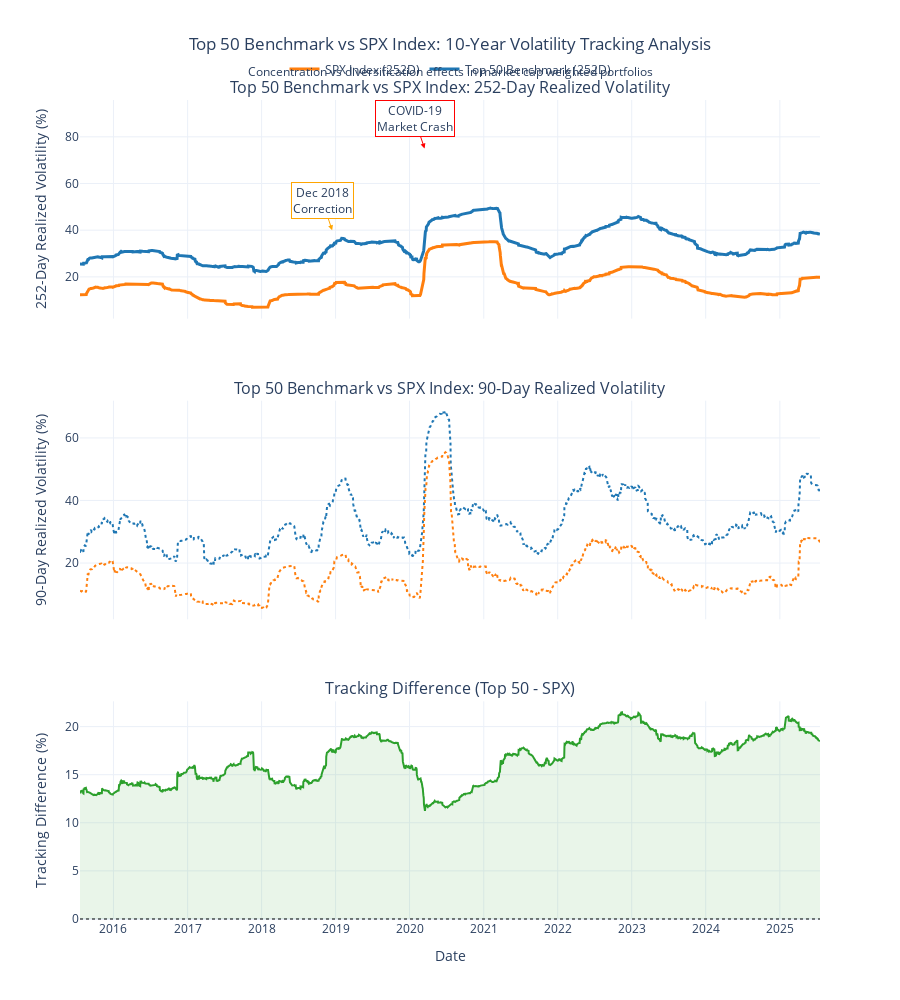

Here is the notebook cell this chart was saved with:
### Markdown cell above
#### Create Clean Two-Line Volatility Chart

### Code cell
# Create the main comparison chart
fig = make_subplots(
    rows=3, cols=1,
    subplot_titles=[
        'Top 50 Benchmark vs SPX Index: 252-Day Realized Volatility',
        'Top 50 Benchmark vs SPX Index: 90-Day Realized Volatility',
        'Tracking Difference (Top 50 - SPX)'
    ],
    vertical_spacing=0.1,
    shared_xaxes=True
)

# Colors
top50_color = '#1f77b4'  # Blue
spx_color = '#ff7f0e'    # Orange
diff_color = '#2ca02c'   # Green

# Plot 1: 252-day comparison
if len(comparison_252d) > 0:
    fig.add_trace(
        go.Scatter(
            x=comparison_252d['date'],
            y=comparison_252d['top50_benchmark_vol'],
            mode='lines',
            name='Top 50 Benchmark (252D)',
            line=dict(color=top50_color, width=3),
            hovertemplate='<b>Top 50 Benchmark</b><br>Date: %{x}<br>252D Vol: %{y:.2f}%<extra></extra>'
        ),
        row=1, col=1
    )
    
    fig.add_trace(
        go.Scatter(
            x=comparison_252d['date'],
            y=comparison_252d['spx_vol'],
            mode='lines',
            name='SPX Index (252D)',
            line=dict(color=spx_color, width=3),
            hovertemplate='<b>SPX Index</b><br>Date: %{x}<br>252D Vol: %{y:.2f}%<extra></extra>'
        ),
        row=1, col=1
    )

# Plot 2: 90-day comparison
if len(comparison_90d) > 0:
    fig.add_trace(
        go.Scatter(
            x=comparison_90d['date'],
            y=comparison_90d['top50_benchmark_vol'],
            mode='lines',
            name='Top 50 Benchmark (90D)',
            line=dict(color=top50_color, width=2, dash='dot'),
            hovertemplate='<b>Top 50 Benchmark</b><br>Date: %{x}<br>90D Vol: %{y:.2f}%<extra></extra>',
            showlegend=False
        ),
        row=2, col=1
    )
    
    fig.add_trace(
        go.Scatter(
            x=comparison_90d['date'],
            y=comparison_90d['spx_vol'],
            mode='lines',
            name='SPX Index (90D)',
            line=dict(color=spx_color, width=2, dash='dot'),
            hovertemplate='<b>SPX Index</b><br>Date: %{x}<br>90D Vol: %{y:.2f}%<extra></extra>',
            showlegend=False
        ),
        row=2, col=1
    )

# Plot 3: Tracking difference
if len(comparison_252d) > 0:
    tracking_diff = comparison_252d['top50_benchmark_vol'] - comparison_252d['spx_vol']
    
    fig.add_trace(
        go.Scatter(
            x=comparison_252d['date'],
            y=tracking_diff,
            mode='lines',
            name='Tracking Difference',
            line=dict(color=diff_color, width=2),
            fill='tonexty',
            fillcolor='rgba(44, 160, 44, 0.1)',
            hovertemplate='<b>Tracking Difference</b><br>Date: %{x}<br>Top50 - SPX: %{y:.2f}%<extra></extra>',
            showlegend=False
        ),
        row=3, col=1
    )
    
    # Add zero line for tracking difference
    fig.add_hline(y=0, line_dash="dot", line_color="black", opacity=0.5, row=3, col=1)

# Add market event annotations
fig.add_annotation(
    x='2020-03-15', y=75,
    text="COVID-19<br>Market Crash",
    showarrow=True,
    arrowhead=2,
    arrowcolor="red",
    bgcolor="rgba(255,255,255,0.9)",
    bordercolor="red",
    row=1, col=1
)

fig.add_annotation(
    x='2018-12-15', y=40,
    text="Dec 2018<br>Correction",
    showarrow=True,
    arrowhead=2,
    arrowcolor="orange",
    bgcolor="rgba(255,255,255,0.9)",
    bordercolor="orange",
    row=1, col=1
)

# Update layout
fig.update_layout(
    title={
        'text': 'Top 50 Benchmark vs SPX Index: 10-Year Volatility Tracking Analysis<br>' +
                '<sub>Concentration vs diversification effects in market cap weighted portfolios</sub>',
        'x': 0.5,
        'xanchor': 'center'
    },
    height=1000,
    template='plotly_white',
    legend=dict(
        orientation="h",
        yanchor="bottom",
        y=1.02,
        xanchor="center",
        x=0.5
    )
)

# Update axis labels
fig.update_yaxes(title_text="252-Day Realized Volatility (%)", row=1, col=1)
fig.update_yaxes(title_text="90-Day Realized Volatility (%)", row=2, col=1)
fig.update_yaxes(title_text="Tracking Difference (%)", row=3, col=1)
fig.update_xaxes(title_text="Date", row=3, col=1)

fig.show()

### Figure 1 — Plotly figure (JSON) as saved in the notebook; plotly's stock layout.template omitted (floating-point values rounded to 4 significant figures; data arrays with more than 128 entries replaced by an {"elided": "..."} marker saying what was removed)
{"data": [{"hovertemplate": "<b>Top 50 Benchmark</b><br>Date: %{x}<br>252D Vol: %{y:.2f}%<extra></extra>", "line": {"color": "#1f77b4", "width": 3}, "mode": "lines", "name": "Top 50 Benchmark (252D)", "type": "scatter", "x": {"elided": "2515 str values"}, "xaxis": "x", "y": {"elided": "2515 float values"}, "yaxis": "y"}, {"hovertemplate": "<b>SPX Index</b><br>Date: %{x}<br>252D Vol: %{y:.2f}%<extra></extra>", "line": {"color": "#ff7f0e", "width": 3}, "mode": "lines", "name": "SPX Index (252D)", "type": "scatter", "x": {"elided": "2515 str values"}, "xaxis": "x", "y": {"elided": "2515 float values"}, "yaxis": "y"}, {"hovertemplate": "<b>Top 50 Benchmark</b><br>Date: %{x}<br>90D Vol: %{y:.2f}%<extra></extra>", "line": {"color": "#1f77b4", "dash": "dot", "width": 2}, "mode": "lines", "name": "Top 50 Benchmark (90D)", "showlegend": false, "type": "scatter", "x": {"elided": "2515 str values"}, "xaxis": "x2", "y": {"elided": "2515 float values"}, "yaxis": "y2"}, {"hovertemplate": "<b>SPX Index</b><br>Date: %{x}<br>90D Vol: %{y:.2f}%<extra></extra>", "line": {"color": "#ff7f0e", "dash": "dot", "width": 2}, "mode": "lines", "name": "SPX Index (90D)", "showlegend": false, "type": "scatter", "x": {"elided": "2515 str values"}, "xaxis": "x2", "y": {"elided": "2515 float values"}, "yaxis": "y2"}, {"fill": "tonexty", "fillcolor": "rgba(44, 160, 44, 0.1)", "hovertemplate": "<b>Tracking Difference</b><br>Date: %{x}<br>Top50 - SPX: %{y:.2f}%<extra></extra>", "line": {"color": "#2ca02c", "width": 2}, "mode": "lines", "name": "Tracking Difference", "showlegend": false, "type": "scatter", "x": {"elided": "2515 str values"}, "xaxis": "x3", "y": {"elided": "2515 float values"}, "yaxis": "y3"}], "layout": {"annotations": [{"font": {"size": 16}, "showarrow": false, "text": "Top 50 Benchmark vs SPX Index: 252-Day Realized Volatility", "x": 0.5, "xanchor": "center", "xref": "paper", "y": 1, "yanchor": "bottom", "yref": "paper"}, {"font": {"size": 16}, "showarrow": false, "text": "Top 50 Benchmark vs SPX Index: 90-Day Realized Volatility", "x": 0.5, "xanchor": "center", "xref": "paper", "y": 0.6333, "yanchor": "bottom", "yref": "paper"}, {"font": {"size": 16}, "showarrow": false, "text": "Tracking Difference (Top 50 - SPX)", "x": 0.5, "xanchor": "center", "xref": "paper", "y": 0.2667, "yanchor": "bottom", "yref": "paper"}, {"arrowcolor": "red", "arrowhead": 2, "bgcolor": "rgba(255,255,255,0.9)", "bordercolor": "red", "showarrow": true, "text": "COVID-19<br>Market Crash", "x": "2020-03-15", "xref": "x", "y": 75, "yref": "y"}, {"arrowcolor": "orange", "arrowhead": 2, "bgcolor": "rgba(255,255,255,0.9)", "bordercolor": "orange", "showarrow": true, "text": "Dec 2018<br>Correction", "x": "2018-12-15", "xref": "x", "y": 40, "yref": "y"}], "height": 1000, "legend": {"orientation": "h", "x": 0.5, "xanchor": "center", "y": 1.02, "yanchor": "bottom"}, "shapes": [{"line": {"color": "black", "dash": "dot"}, "opacity": 0.5, "type": "line", "x0": 0, "x1": 1, "xref": "x3 domain", "y0": 0, "y1": 0, "yref": "y3"}], "title": {"text": "Top 50 Benchmark vs SPX Index: 10-Year Volatility Tracking Analysis<br><sub>Concentration vs diversification effects in market cap weighted portfolios</sub>", "x": 0.5, "xanchor": "center"}, "xaxis": {"anchor": "y", "domain": [0, 1], "matches": "x3", "showticklabels": false}, "xaxis2": {"anchor": "y2", "domain": [0, 1], "matches": "x3", "showticklabels": false}, "xaxis3": {"anchor": "y3", "domain": [0, 1], "title": {"text": "Date"}}, "yaxis": {"anchor": "x", "domain": [0.7333, 1], "title": {"text": "252-Day Realized Volatility (%)"}}, "yaxis2": {"anchor": "x2", "domain": [0.3667, 0.6333], "title": {"text": "90-Day Realized Volatility (%)"}}, "yaxis3": {"anchor": "x3", "domain": [0, 0.2667], "title": {"text": "Tracking Difference (%)"}}}}
